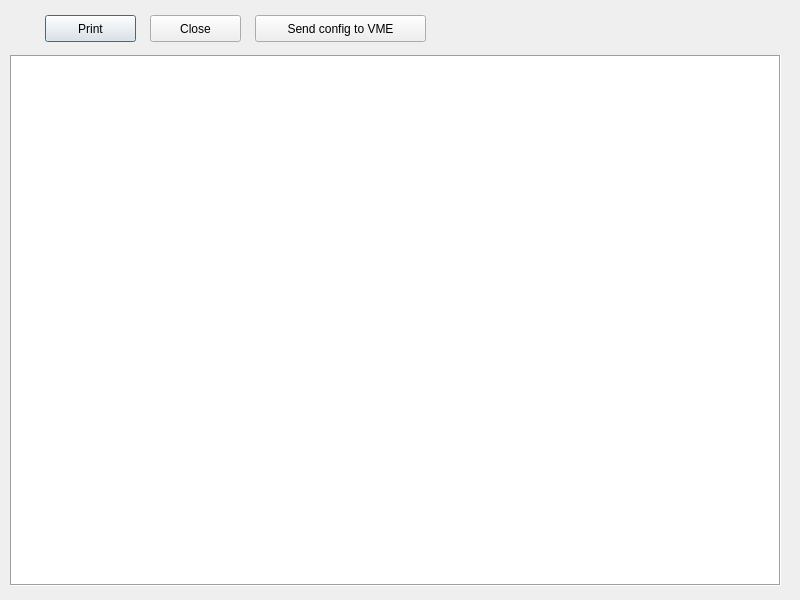
<?xml version="1.0" encoding="UTF-8"?>
<ui version="4.0">
 <class>summaryDialog</class>
 <widget class="QDialog" name="summaryDialog">
  <property name="geometry">
   <rect>
    <x>0</x>
    <y>0</y>
    <width>800</width>
    <height>600</height>
   </rect>
  </property>
  <property name="windowTitle">
   <string>Dialog</string>
  </property>
  <property name="modal">
   <bool>true</bool>
  </property>
  <widget class="QPushButton" name="printButton">
   <property name="geometry">
    <rect>
     <x>45</x>
     <y>15</y>
     <width>91</width>
     <height>27</height>
    </rect>
   </property>
   <property name="text">
    <string>Print</string>
   </property>
   <property name="icon">
    <iconset resource="icons.qrc">
     <normaloff>:/icon/icons/print.png</normaloff>:/icon/icons/print.png</iconset>
   </property>
  </widget>
  <widget class="QPushButton" name="closeButton">
   <property name="geometry">
    <rect>
     <x>150</x>
     <y>15</y>
     <width>91</width>
     <height>27</height>
    </rect>
   </property>
   <property name="text">
    <string>Close</string>
   </property>
   <property name="icon">
    <iconset resource="icons.qrc">
     <normaloff>:/icon/icons/close.png</normaloff>:/icon/icons/close.png</iconset>
   </property>
  </widget>
  <widget class="QTextBrowser" name="textBrowser">
   <property name="geometry">
    <rect>
     <x>10</x>
     <y>55</y>
     <width>771</width>
     <height>531</height>
    </rect>
   </property>
   <property name="acceptDrops">
    <bool>false</bool>
   </property>
   <property name="frameShape">
    <enum>QFrame::Box</enum>
   </property>
   <property name="textInteractionFlags">
    <set>Qt::TextSelectableByMouse</set>
   </property>
  </widget>
  <widget class="QPushButton" name="sendButton">
   <property name="geometry">
    <rect>
     <x>255</x>
     <y>15</y>
     <width>171</width>
     <height>27</height>
    </rect>
   </property>
   <property name="text">
    <string>Send config to VME</string>
   </property>
   <property name="icon">
    <iconset resource="icons.qrc">
     <normaloff>:/icon/icons/fire.png</normaloff>:/icon/icons/fire.png</iconset>
   </property>
  </widget>
 </widget>
 <resources>
  <include location="icons.qrc"/>
 </resources>
 <connections/>
</ui>
